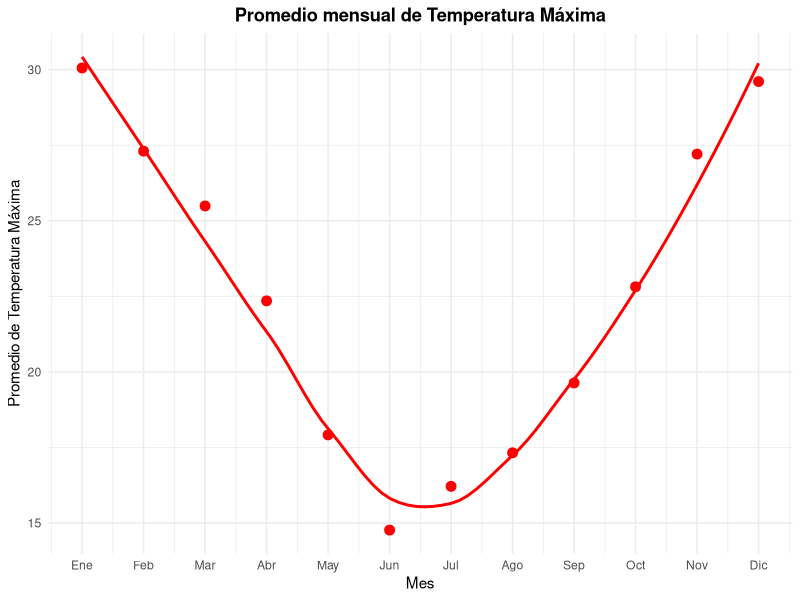
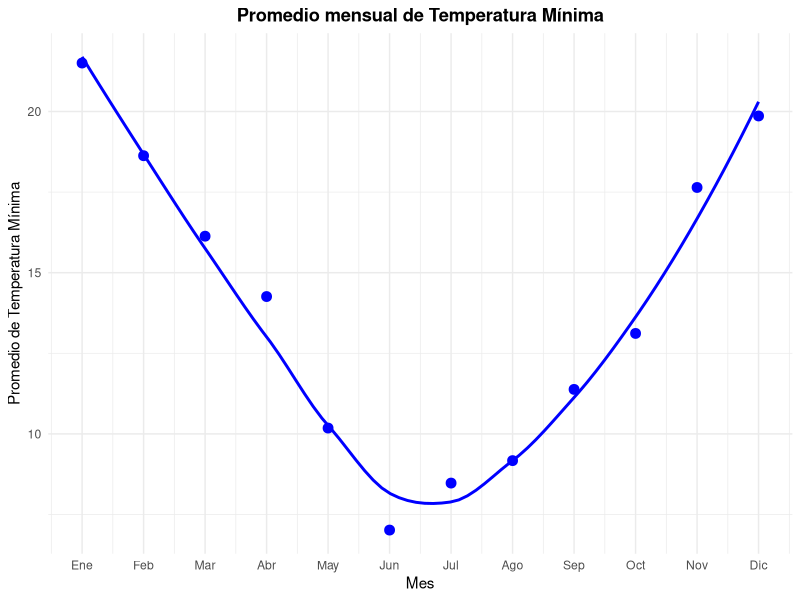
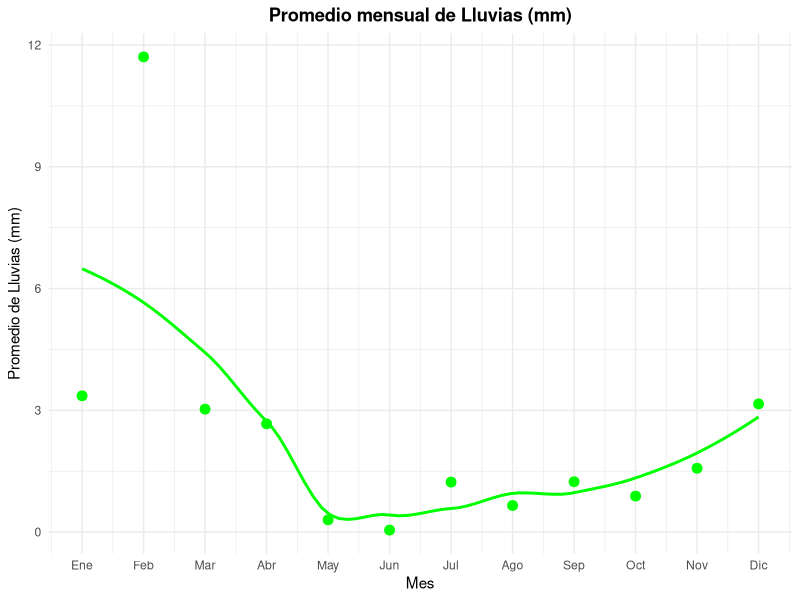
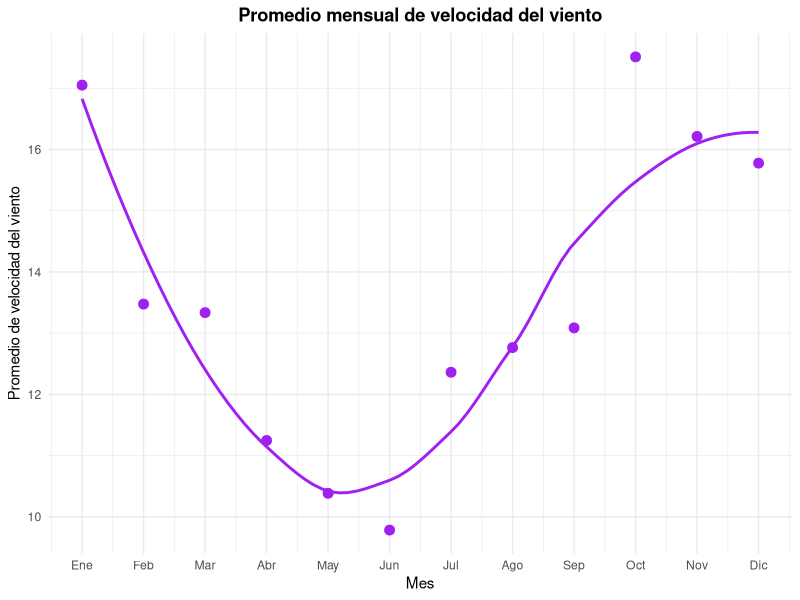
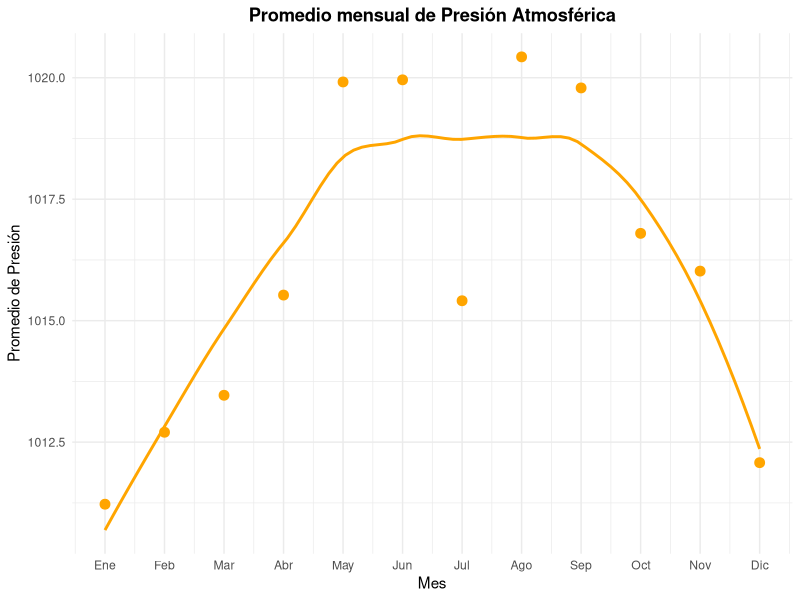
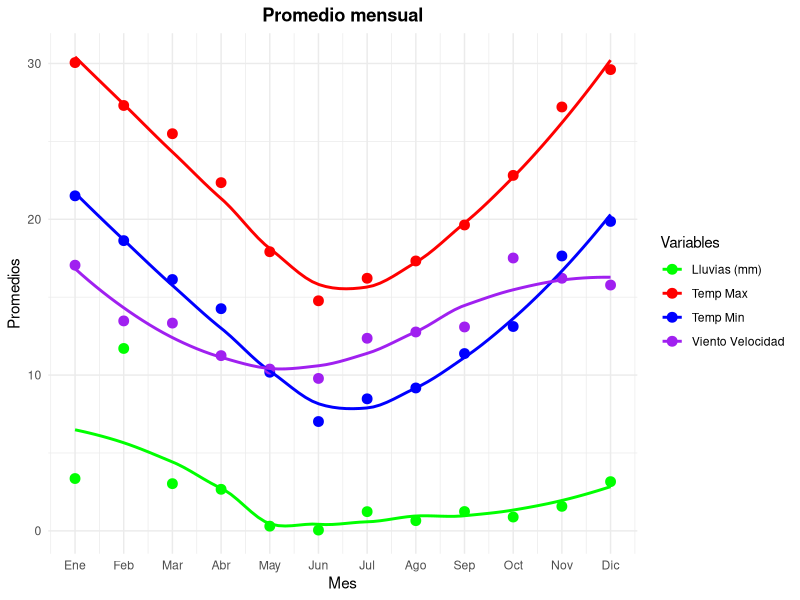

The R source for these figures, in order:
require(tidyverse)


df_clima = read_csv('Data/Clima_limpio.csv')
View(df_clima)


# Carga y visualización del dataframe
# Suponiendo que tienes tu dataframe df_clima ya cargado

# Convertir la columna 'fecha' a tipo Date
df_clima$fecha <- as.Date(df_clima$fecha)

# Extraemos el mes de la columna 'fecha'
df_clima$mes <- format(df_clima$fecha, "%m")

#  Convertimos a tipo numerico
df_clima$mes <- as.numeric(df_clima$mes)

# Agrupamos por mes y calculamos los promedios de cada columna
df_promedios <- df_clima %>%
  group_by(mes) %>% summarize(temp_max_prom = mean(temp_max),
            temp_min_prom = mean(temp_min),
            lluvias_mm_prom = mean(lluvias_mm),
            viento_veloc_prom = mean(viento_veloc),
            presion_prom = mean(presion))

# Comencemos a visualizar los valores


# Promedio mensual de la temperatura máxima con línea suave
ggplot(df_promedios, aes(x = mes, y = temp_max_prom)) +
  geom_point(color = "red", size = 3) +
  geom_smooth(method = "loess", se = FALSE, color = "red", size = 1) +  # Agregamos la línea suave
  labs(x = "Mes", y = "Promedio de Temperatura Máxima", title = "Promedio mensual de Temperatura Máxima") +
  scale_x_continuous(breaks = 1:12, labels = c("Ene", "Feb", "Mar", "Abr", "May", "Jun", "Jul", "Ago", "Sep", "Oct", "Nov", "Dic")) +
  theme_minimal() +
  theme(
    plot.title = element_text(hjust = 0.5, face = "bold")
  )

# Haz lo mismo para las otras gráficas, agregando líneas suaves a cada una

# Promedio mensual de la temperatura mínima con línea suave
ggplot(df_promedios, aes(x = mes, y = temp_min_prom)) +
  geom_point(color = "blue", size = 3) +
  geom_smooth(method = "loess", se = FALSE, color = "blue", size = 1) +
  labs(x = "Mes", y = "Promedio de Temperatura Mínima", title = "Promedio mensual de Temperatura Mínima") +
  scale_x_continuous(breaks = 1:12, labels = c("Ene", "Feb", "Mar", "Abr", "May", "Jun", "Jul", "Ago", "Sep", "Oct", "Nov", "Dic")) +
  theme_minimal() +
  theme(
    plot.title = element_text(hjust = 0.5, face = "bold")
  )

# Promedio mensual de las lluvias con línea suave
ggplot(df_promedios, aes(x = mes, y = lluvias_mm_prom)) +
  geom_point(color = "green", size = 3) +
  geom_smooth(method = "loess", se = FALSE, color = "green", size = 1) +
  labs(x = "Mes", y = "Promedio de Lluvias (mm)", title = "Promedio mensual de Lluvias (mm)") +
  scale_x_continuous(breaks = 1:12, labels = c("Ene", "Feb", "Mar", "Abr", "May", "Jun", "Jul", "Ago", "Sep", "Oct", "Nov", "Dic")) +
  theme_minimal() +
  theme(
    plot.title = element_text(hjust = 0.5, face = "bold")
  )

# Promedio mensual de la velocidad del viento con línea suave
ggplot(df_promedios, aes(x = mes, y = viento_veloc_prom)) +
  geom_point(color = "purple", size = 3) +
  geom_smooth(method = "loess", se = FALSE, color = "purple", size = 1) +
  labs(x = "Mes", y = "Promedio de velocidad del viento", title = "Promedio mensual de velocidad del viento") +
  scale_x_continuous(breaks = 1:12, labels = c("Ene", "Feb", "Mar", "Abr", "May", "Jun", "Jul", "Ago", "Sep", "Oct", "Nov", "Dic")) +
  theme_minimal() +
  theme(
    plot.title = element_text(hjust = 0.5, face = "bold")
  )

# Promedio mensual de la presión atmosférica con línea suave
ggplot(df_promedios, aes(x = mes, y = presion_prom)) +
  geom_point(color = "orange", size = 3) +
  geom_smooth(method = "loess", se = FALSE, color = "orange", size = 1) +
  labs(x = "Mes", y = "Promedio de Presión", title = "Promedio mensual de Presión Atmosférica") +
  scale_x_continuous(breaks = 1:12, labels = c("Ene", "Feb", "Mar", "Abr", "May", "Jun", "Jul", "Ago", "Sep", "Oct", "Nov", "Dic")) +
  theme_minimal() +
  theme(
    plot.title = element_text(hjust = 0.5, face = "bold")
  )

# Promedio mensual para todas las variables con líneas suaves
ggplot(df_promedios, aes(x = mes)) +
  geom_point(aes(y = temp_max_prom, color = "Temp Max"), size = 3) +
  geom_point(aes(y = temp_min_prom, color = "Temp Min"), size = 3) +
  geom_point(aes(y = lluvias_mm_prom, color = "Lluvias (mm)"), size = 3) +
  geom_point(aes(y = viento_veloc_prom, color = "Viento Velocidad"), size = 3) +
  geom_smooth(aes(y = temp_max_prom, color = "Temp Max"), method = "loess", se = FALSE, size = 1) +
  geom_smooth(aes(y = temp_min_prom, color = "Temp Min"), method = "loess", se = FALSE, size = 1) +
  geom_smooth(aes(y = lluvias_mm_prom, color = "Lluvias (mm)"), method = "loess", se = FALSE, size = 1) +
  geom_smooth(aes(y = viento_veloc_prom, color = "Viento Velocidad"), method = "loess", se = FALSE, size = 1) +
  labs(x = "Mes", y = "Promedios", color = "Variables", title = "Promedio mensual") +
  scale_x_continuous(breaks = 1:12, labels = c("Ene", "Feb", "Mar", "Abr", "May", "Jun", "Jul", "Ago", "Sep", "Oct", "Nov", "Dic")) +
  scale_color_manual(values = c("Temp Max" = "red", "Temp Min" = "blue", "Lluvias (mm)" = "green", "Viento Velocidad" = "purple")) +
  theme_minimal() +
  theme(
    plot.title = element_text(hjust = 0.5, face = "bold")
  )
